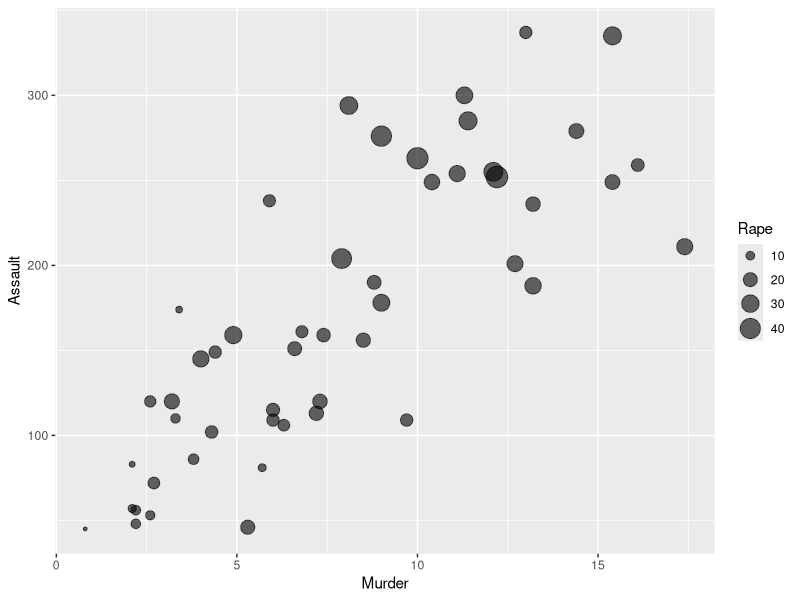
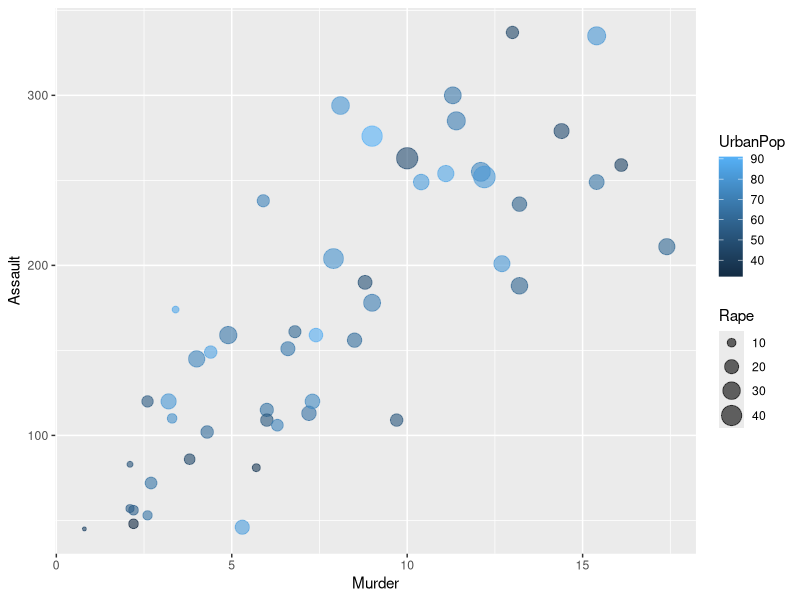
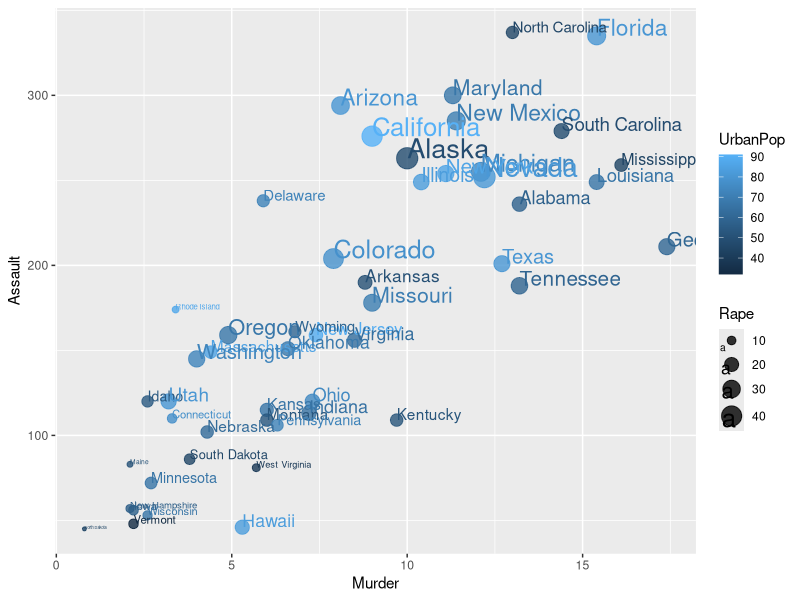
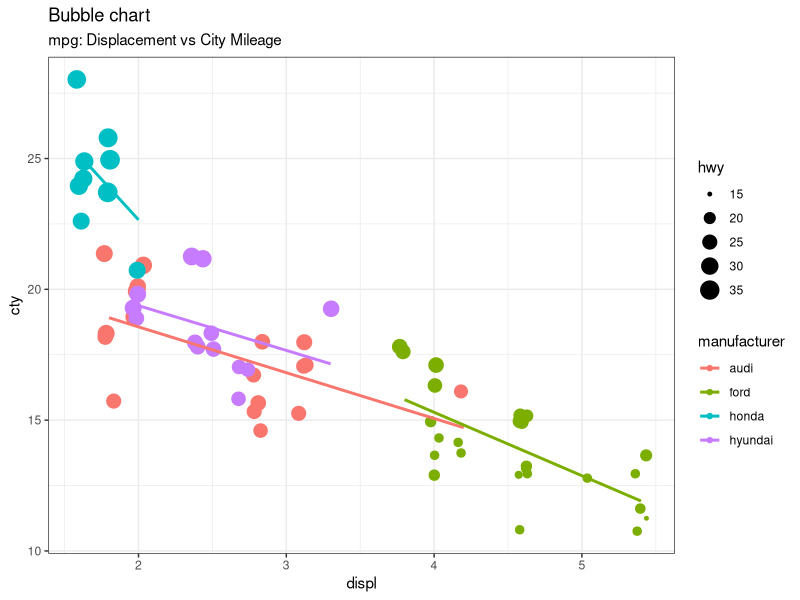
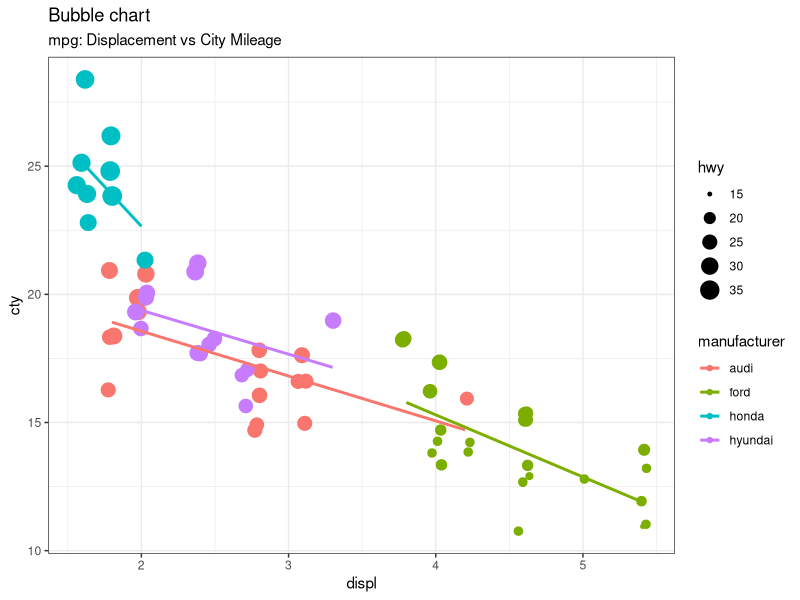
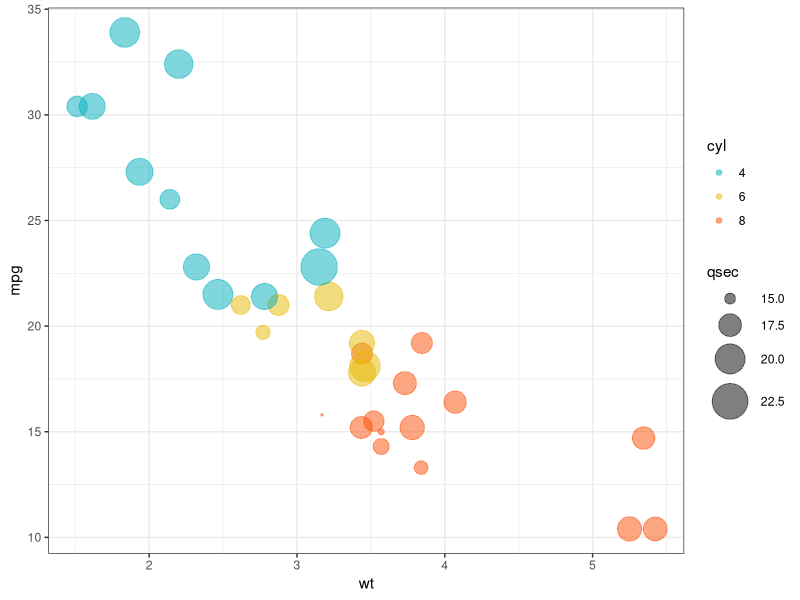
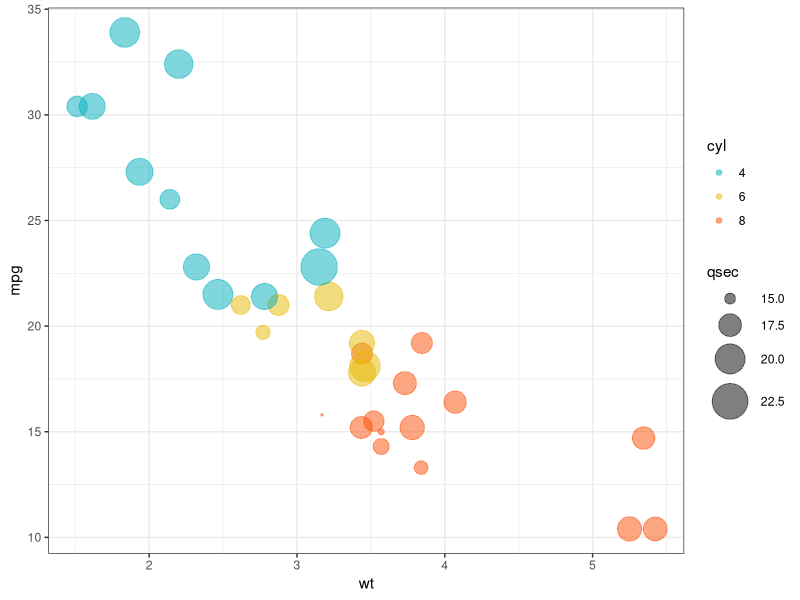

The R script that drew these images, in order:
library(ggplot2)
library(dplyr)


#US ARRESTS DATASET
head(USArrests)

data<-tibble(State = state.name,
             Region = state.region) %>%
  bind_cols(USArrests)

data %>%
  ggplot(aes(x=Murder,y=Assault, size=Rape)) +
  geom_point(alpha=0.6)+
  scale_size_continuous(range = c(1, 7))+
  labs(x="Murder", y="Assault", size="Rape")

data %>%
  ggplot(aes(x=Murder,y=Assault, size=Rape, color=UrbanPop, label=State)) +
  geom_point(alpha=0.6)+
  scale_size_continuous(range = c(1, 7))+
  labs(x="Murder", y="Assault", size="Rape")

Plot1 = data %>%
  ggplot(aes(x=Murder,y=Assault, size=Rape, color=UrbanPop, label=State)) +
  geom_point(alpha=0.8)+
  geom_text(aes(label = State), hjust = 0, vjust = 0)+
  scale_size_continuous(range = c(1, 7))+
  labs(x="Murder", y="Assault", size="Rape", color="UrbanPop")
Plot1

#MPG DATASET
mpg<- mpg[mpg$manufacturer %in% c("audi", "ford", "honda", "hyundai"),]
# Scatterplot
theme_set(theme_bw()) # pres-set the bw theme.
g <- ggplot(mpg, aes(displ, cty)) +
  labs(subtitle="mpg: Displacement vs City Mileage",
       title="Bubble chart")

g + geom_jitter(aes(col=manufacturer, size=hwy)) +
  geom_smooth(aes(col=manufacturer), method="lm", se=F)

Plot2 = g + geom_jitter(aes(col=manufacturer, size=hwy)) +
  geom_smooth(aes(col=manufacturer), method="lm", se=F)

Plot2
head(mpg)

#MTCARS DATASET
# Load data

data("mtcars")
df<-mtcars
df$cyl <- as.factor(df$cyl)
#make bubble plot
head(df[, c("wt", "mpg", "cyl", "qsec")], 4)
ggplot(df, aes(x=wt, y=mpg)) +
  geom_point(aes(color=cyl, size=qsec), alpha= 0.5) +
  scale_color_manual(values= c("#00AFBB", "#E7B800", "#FC4E07")) +
  scale_size(range= c(0.5, 12))

Plot3 = ggplot(df, aes(x=wt, y=mpg)) +
  geom_point(aes(color=cyl, size=qsec), alpha= 0.5) +
  scale_color_manual(values= c("#00AFBB", "#E7B800", "#FC4E07")) +
  scale_size(range= c(0.5, 12))
Plot3
